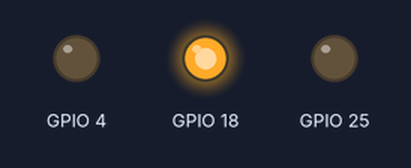
This program was run on a simulated Raspberry Pi (BCM pin numbers). On the bench: output pins drawn as LEDs (lit = HIGH).

Above: at 0.1 s.
At 30.1 s:
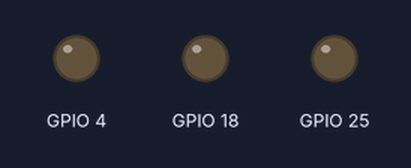
At 30.9 s:
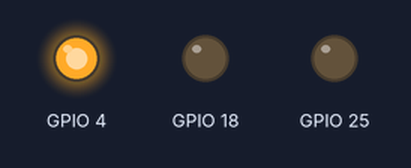
At 32.9 s:
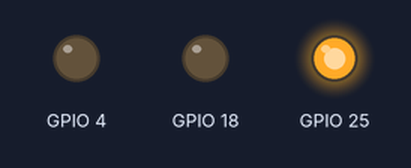
Timing chart, 0 to 34.4 s (numbered marks = the images above):
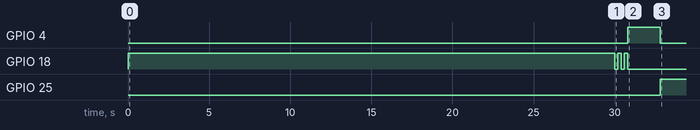

The program:

led_traffic_lights.py
```python
import RPi.GPIO as GPIO
import time

GPIO.setmode(GPIO.BCM)
GPIO.setup(25,GPIO.OUT)
GPIO.setup(4,GPIO.OUT)
GPIO.setup(18,GPIO.OUT)

GPIO.output(18,GPIO.LOW)
GPIO.output(4,GPIO.LOW)
GPIO.output(25,GPIO.LOW)

while True:
    GPIO.output(18,GPIO.HIGH)
    time.sleep(30)
    GPIO.output(18,GPIO.LOW)
    time.sleep(0.2)
    GPIO.output(18,GPIO.HIGH)
    time.sleep(0.2)
    GPIO.output(18,GPIO.LOW)
    time.sleep(0.2)
    GPIO.output(18,GPIO.HIGH)
    time.sleep(0.2)
    GPIO.output(18,GPIO.LOW)
    GPIO.output(4,GPIO.HIGH)
    time.sleep(2)
    GPIO.output(4,GPIO.LOW)
    GPIO.output(25,GPIO.HIGH)
    time.sleep(30)
    GPIO.output(25,GPIO.LOW)


GIPO.cleanup()
```

Measured:
- by itself, GPIO 4: LOW → HIGH at 30.8 s, → LOW 2.0 s later
- by itself, GPIO 18: repeats every 0.40 s: LOW 0.20 s, HIGH 0.20 s, until it stays LOW from 30.8 s
- by itself, GPIO 25: LOW → HIGH at 32.8 s
